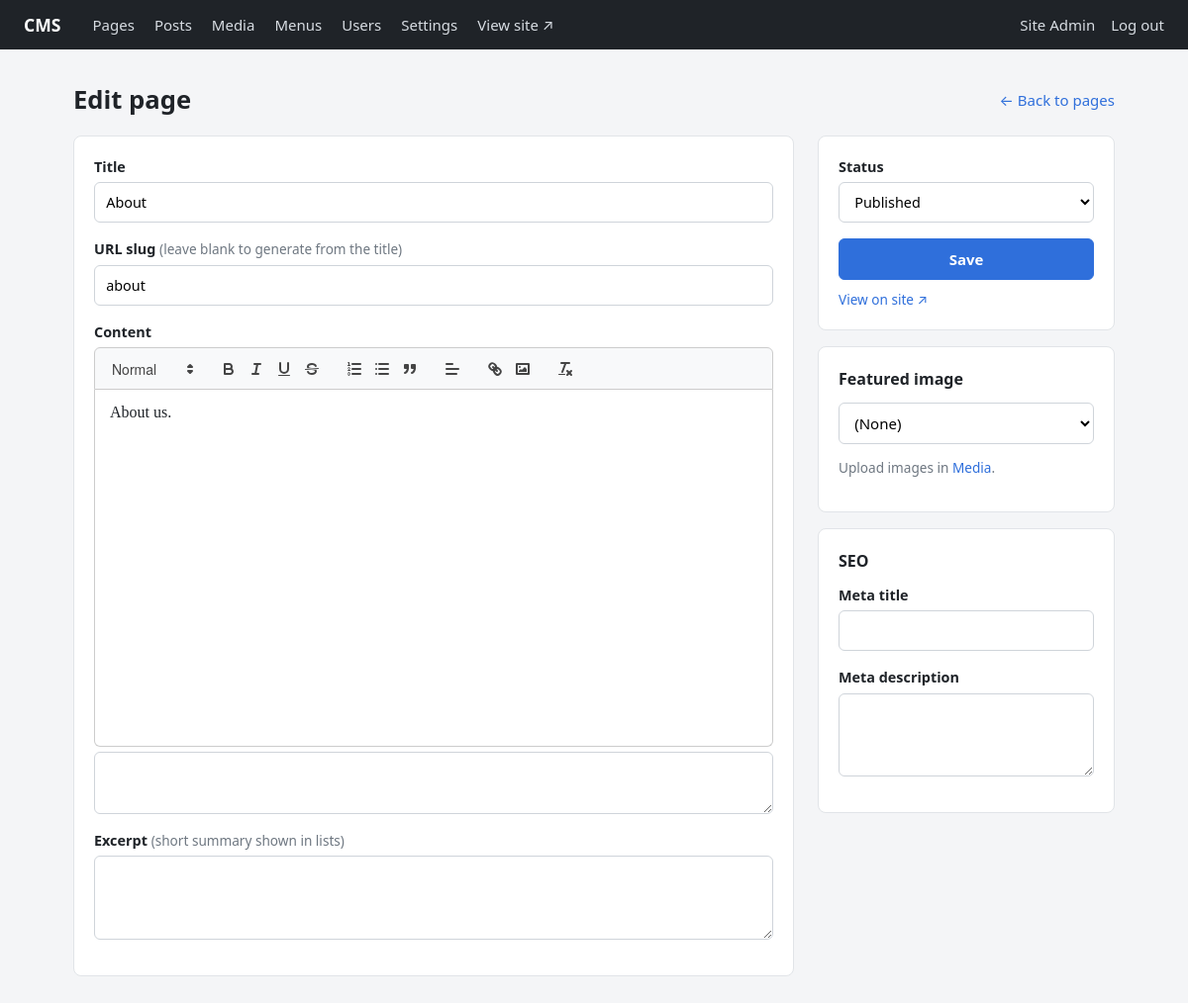
The page /admin/edit/2 (signed in) on the database its author committed.
### tables this page shows
CREATE TABLE users (
    id            INTEGER PRIMARY KEY,
    email         TEXT NOT NULL UNIQUE COLLATE NOCASE,
    username      TEXT NOT NULL UNIQUE COLLATE NOCASE,
    password_hash TEXT NOT NULL,
    display_name  TEXT,
    bio           TEXT,
    avatar_id     INTEGER REFERENCES media(id) ON DELETE SET NULL,
    role_id       INTEGER NOT NULL REFERENCES roles(id),
    is_active     INTEGER NOT NULL DEFAULT 1 CHECK (is_active IN (0, 1)),
    last_login_at TEXT,
    created_at    TEXT NOT NULL DEFAULT (datetime('now')),
    updated_at    TEXT NOT NULL DEFAULT (datetime('now'))
);

CREATE TABLE posts (
    id                INTEGER PRIMARY KEY,
    type              TEXT NOT NULL DEFAULT 'post' CHECK (type IN ('post', 'page')),
    title             TEXT NOT NULL,
    slug              TEXT NOT NULL,
    excerpt           TEXT,
    body              TEXT NOT NULL DEFAULT '',
    status            TEXT NOT NULL DEFAULT 'draft'
                      CHECK (status IN ('draft', 'review', 'scheduled', 'published', 'archived')),
    author_id         INTEGER NOT NULL REFERENCES users(id),
    parent_id         INTEGER REFERENCES posts(id) ON DELETE SET NULL,  -- page hierarchy
    featured_image_id INTEGER REFERENCES media(id) ON DELETE SET NULL,
    meta_title        TEXT,
    meta_description  TEXT,
    sort_order        INTEGER NOT NULL DEFAULT 0,
    allow_comments    INTEGER NOT NULL DEFAULT 1 CHECK (allow_comments IN (0, 1)),
    published_at      TEXT,
    created_at        TEXT NOT NULL DEFAULT (datetime('now')),
    updated_at        TEXT NOT NULL DEFAULT (datetime('now')),
    UNIQUE (type, slug)
);

### app.py (the view, shortened to what this page needs)
@app.route("/admin/new/<post_type>", methods=["GET", "POST"])
@app.route("/admin/edit/<int:post_id>", methods=["GET", "POST"])
@login_required
def edit(post_type=None, post_id=None):
    db = get_db()
    post = None
    if post_id:
        post = db.execute("SELECT * FROM posts WHERE id = ?", (post_id,)).fetchone() or abort(404)
        post_type = post["type"]
        if not can_edit(post):
            abort(403)
    elif post_type not in ("page", "post"):
        abort(404)
    elif not can_create(post_type):
        abort(403)
    images = db.execute("SELECT * FROM media WHERE mime_type LIKE 'image/%' ORDER BY id DESC").fetchall()
    revisions = post and db.execute(
        "SELECT r.created_at, u.display_name FROM post_revisions r LEFT JOIN users u ON u.id = r.edited_by "
        "WHERE r.post_id = ? ORDER BY r.id DESC LIMIT 10", (post["id"],)).fetchall()
    return render_template("admin/edit.html", post=post, post_id=post_id, post_type=post_type,
                           statuses=STATUSES, revisions=revisions, images=images)

### app.py (called while the page is built)
def get_db() -> sqlite3.Connection:
    if "db" not in g:
        if not DB_PATH.exists():
            raise RuntimeError("Database not found. Run: python db/init_db.py")
        g.db = sqlite3.connect(DB_PATH)
        g.db.row_factory = sqlite3.Row
        g.db.execute("PRAGMA foreign_keys = ON")
    return g.db

def get_settings() -> dict:
    return {r["key"]: r["value"] for r in get_db().execute("SELECT key, value FROM settings")}

def current_user():
    if "user" not in g:
        uid = session.get("user_id")
        g.user = uid and get_db().execute(
            "SELECT u.*, r.name AS role FROM users u JOIN roles r ON r.id = u.role_id "
            "WHERE u.id = ? AND u.is_active = 1", (uid,)).fetchone()
    return g.user

def has_role(min_role: str) -> bool:
    user = current_user()
    return bool(user) and ROLE_LEVEL.get(user["role"], -1) >= ROLE_LEVEL[min_role]

def can_edit(post) -> bool:
    if has_role("editor"):
        return True
    return has_role("author") and post["type"] == "post" and post["author_id"] == current_user()["id"]

def login_required(view):
    @wraps(view)
    def wrapped(*args, **kwargs):
        if not current_user():
            return redirect(url_for("login", next=request.path))
        return view(*args, **kwargs)
    return wrapped

@app.before_request
def csrf_protect():
    if request.method == "POST":
        token = session.get("csrf_token")
        sent = request.form.get("csrf_token") or request.headers.get("X-CSRF-Token", "")
        if not token or not hmac.compare_digest(token, sent):
            abort(400, "Invalid form token. Go back, refresh the page and try again.")

@app.context_processor
def inject_globals():
    if "csrf_token" not in session:
        session["csrf_token"] = secrets.token_hex(16)
    return {"csrf_token": session["csrf_token"], "user": current_user(),
            "has_role": has_role, "can_edit": can_edit, "can_create": can_create,
            "media_url": media_url}

def load_menu(location):
    return get_db().execute(
        "SELECT i.label, i.url, p.slug, p.type FROM menu_items i JOIN menus m ON m.id = i.menu_id "
        "LEFT JOIN posts p ON p.id = i.post_id WHERE m.location = ? "
        "AND (p.id IS NULL OR p.status = 'published') ORDER BY i.sort_order, i.id", (location,)).fetchall()

@app.context_processor
def inject_site():
    return {"site": get_settings(), "menu": load_menu("header"), "footer_menu": load_menu("footer")}

### templates/admin/edit.html (shortened to what this page needs)
{% extends "admin/base.html" %}
{% set is_new = not post_id %}
{% block head %}
<link rel="stylesheet" href="{{ url_for('static', filename='vendor/quill/quill.snow.css') }}">
{% endblock %}
{% block content %}
<div class="head">
  <h1>{{ 'New ' ~ post_type if is_new else 'Edit ' ~ post_type }}</h1>
  <a href="{{ url_for('dashboard', type=post_type) }}">← Back to {{ post_type }}s</a>
</div>
<form method="post" class="editor" id="post-form">
  <div class="main-col">
    <label>Title <input name="title" value="{{ post.title if post }}" required autofocus></label>
    <label>URL slug <span class="muted small">(leave blank to generate from the title)</span>
      <input name="slug" value="{{ post.slug if post }}"></label>
    <div class="field">
      <span class="field-label">Content</span>
      <div id="editor"></div>
      <textarea name="body" id="body" hidden></textarea>
    </div>
    <label>Excerpt <span class="muted small">(short summary shown in lists)</span>
      <textarea name="excerpt" rows="3">{{ post.excerpt if post and post.excerpt }}</textarea></label>
  </div>
  <aside class="side-col">
    <div class="card">
      <label>Status
        <select name="status">
          {% for s in statuses %}
            <option value="{{ s }}" {{ 'selected' if post and post.status == s }}>{{ s|capitalize }}</option>
          {% endfor %}
        </select>
      </label>
      <button class="primary wide">Save</button>
      {% if not is_new and post.status == 'published' %}
        <a class="small" target="_blank"
           href="{{ url_for('blog_post' if post_type == 'post' else 'page', slug=post.slug) }}">View on site ↗</a>
      {% endif %}
    </div>
    <div class="card">
      <h3>Featured image</h3>
      {% set current = (post.featured_image_id if post and post.featured_image_id) | string %}
      <select name="featured_image_id" id="featured-select">
        <option value="">(None)</option>
      </select>
      <p class="small muted">Upload images in <a href="{{ url_for('media') }}">Media</a>.</p>
    </div>
    <div class="card">
      <h3>SEO</h3>
      <label>Meta title <input name="meta_title" value="{{ post.meta_title if post and post.meta_title }}"></label>
      <label>Meta description
        <textarea name="meta_description" rows="3">{{ post.meta_description if post and post.meta_description }}</textarea></label>
    </div>
  </aside>
</form>
{% endblock %}

### templates/admin/base.html (shortened to what this page needs)
<!doctype html>
<html lang="en">
<head>
  <link rel="stylesheet" href="{{ url_for('static', filename='admin.css') }}">
  {% block head %}{% endblock %}
</head>
<body>
  {% if user %}
  <header class="topbar">
    <a class="brand" href="{{ url_for('dashboard') }}">CMS</a>
    <nav>
      <a href="{{ url_for('dashboard', type='page') }}">Pages</a>
      <a href="{{ url_for('dashboard', type='post') }}">Posts</a>
      <a href="{{ url_for('media') }}">Media</a>
      {% if has_role('editor') %}<a href="{{ url_for('menus') }}">Menus</a>{% endif %}
      {% if has_role('admin') %}
        <a href="{{ url_for('users') }}">Users</a>
        <a href="{{ url_for('settings') }}">Settings</a>
      {% endif %}
      <a href="{{ url_for('home') }}" target="_blank">View site ↗</a>
    </nav>
    <div class="who">
      <a href="{{ url_for('account') }}">{{ user.display_name or user.username }}</a>
      <form method="post" action="{{ url_for('logout') }}">
        <button class="link">Log out</button>
      </form>
    </div>
  </header>
  {% endif %}
  <main class="{% block main_class %}container{% endblock %}">
    {% block content %}{% endblock %}
  </main>
</body>
</html>

### static/admin.css (style rules this page uses)
* { box-sizing: border-box; }
body { margin: 0; font: 15px/1.5 system-ui, -apple-system, "Segoe UI", sans-serif; background: #f4f5f7; color: #1f2328; }
a { color: #2f6fdb; text-decoration: none; }
h1 { font-size: 1.6rem; margin: 0 0 1rem; }
h3 { margin: 0 0 .75rem; font-size: 1rem; }
.topbar { display: flex; align-items: center; gap: 2rem; padding: .75rem 1.5rem; background: #1f2328; color: #fff; }
.topbar a { color: #d7dce2; }
.topbar .brand { font-weight: 700; color: #fff; font-size: 1.1rem; }
.topbar nav { display: flex; gap: 1.25rem; flex: 1; }
.topbar .who { display: flex; gap: 1rem; align-items: center; }
.topbar .who button { color: #d7dce2; }
.container { max-width: 1100px; margin: 2rem auto; padding: 0 1.5rem; }
.head { display: flex; justify-content: space-between; align-items: center; margin-bottom: 1rem; }
.head h1 { margin: 0; }
.card { background: #fff; border: 1px solid #e1e4e8; border-radius: 8px; padding: 1.25rem; margin-bottom: 1rem; }
label { display: block; margin-bottom: 1rem; font-weight: 600; font-size: .9rem; }
input, select, textarea { display: block; width: 100%; margin-top: .3rem; padding: .55rem .7rem; font: inherit; font-weight: 400; border: 1px solid #cfd4da; border-radius: 6px; background: #fff; }
textarea { font-family: ui-monospace, Consolas, monospace; font-size: .9rem; resize: vertical; }
button, .button { display: inline-block; padding: .55rem 1rem; font: inherit; font-weight: 600; border-radius: 6px; border: 1px solid #cfd4da; background: #fff; color: #1f2328; cursor: pointer; }
.primary { background: #2f6fdb; border-color: #2f6fdb; color: #fff; }
.wide { width: 100%; margin-bottom: .5rem; }
button.link { background: none; border: 0; padding: 0; color: #2f6fdb; font-weight: 400; }
.muted { color: #6e7781; font-weight: 400; }
.small { font-size: .85rem; }
.editor { display: grid; grid-template-columns: 1fr 300px; gap: 1.5rem; align-items: start; }
.editor .main-col { background: #fff; border: 1px solid #e1e4e8; border-radius: 8px; padding: 1.25rem; }
.field { margin-bottom: 1rem; }
.field-label { display: block; font-weight: 600; font-size: .9rem; margin-bottom: .3rem; }
.ql-container.ql-snow { border-radius: 0 0 6px 6px; border-color: #cfd4da; font: 16px/1.6 Georgia, serif; }

### rows shown on the page
users: display_name "Site Admin"
posts: type "Edit page", type "page", title "About", slug "about"

### other values the page prints
form field status "Published"
